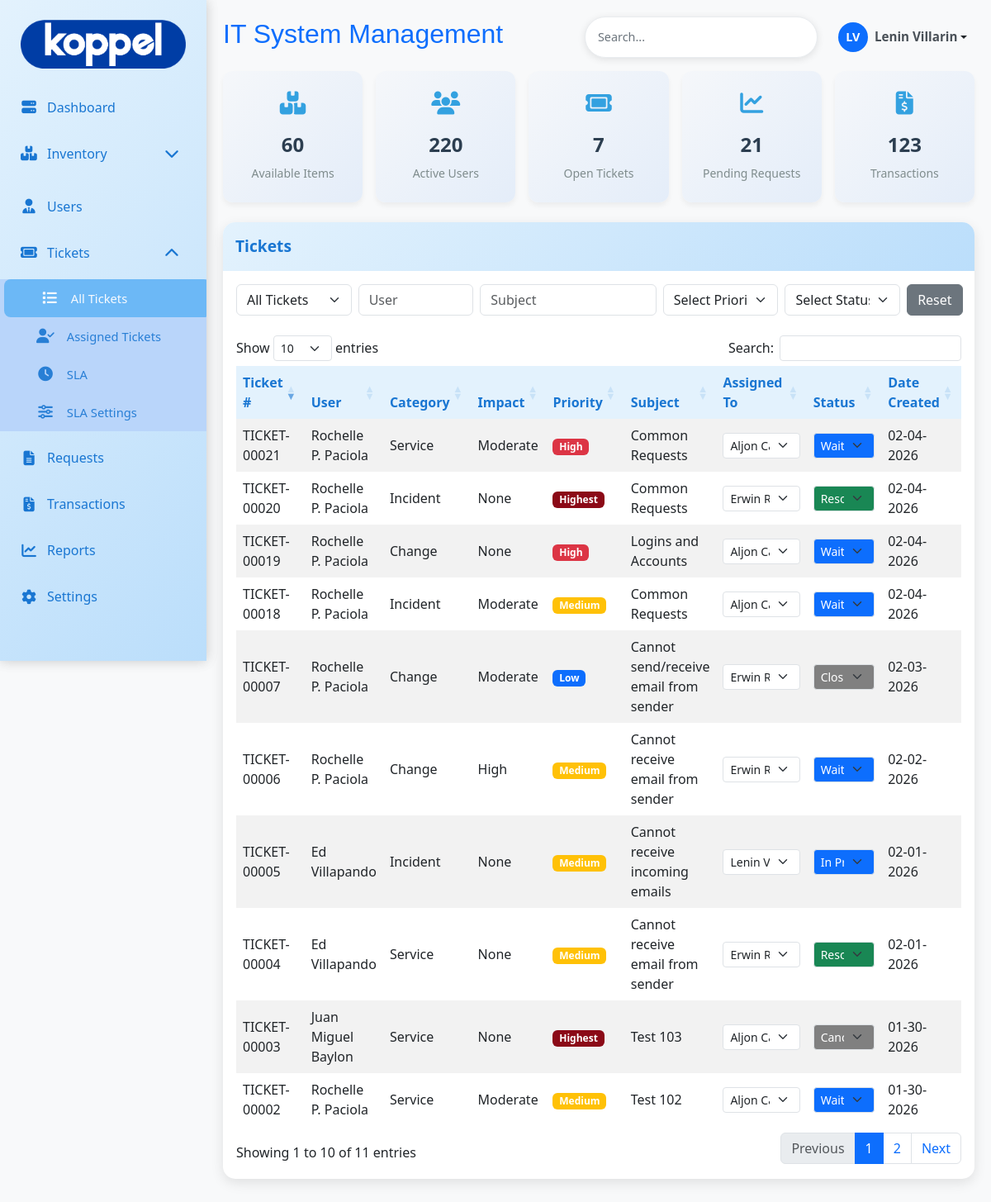
/admin/tickets.php (signed in), run on an earlier commit of the app's database.
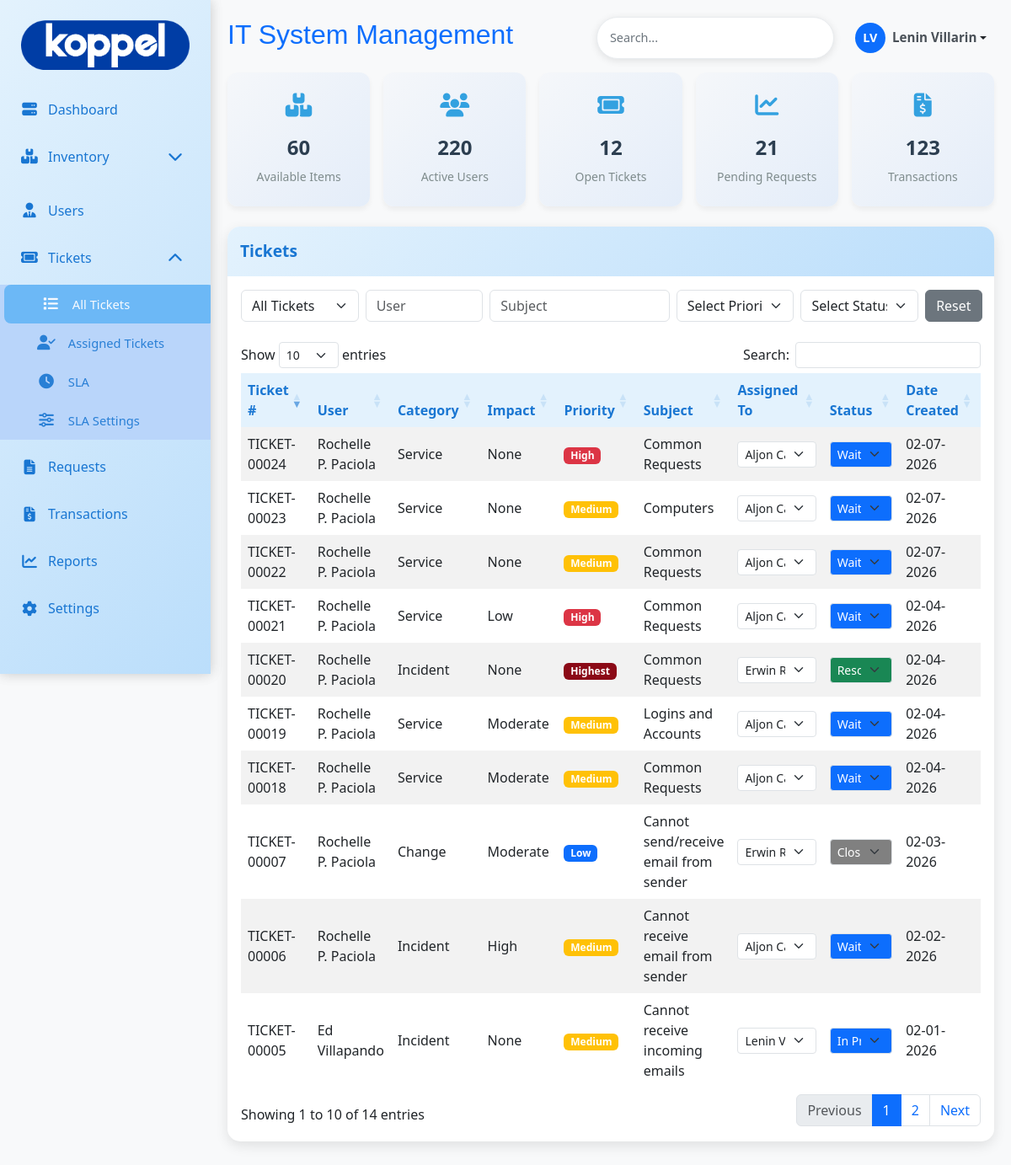
And on a later commit of the database.
### tables this page shows
CREATE TABLE `ticket_tb` (
  `ticket_id` int(11) NOT NULL,
  `ticket_number` varchar(20) DEFAULT NULL,
  `user_id` int(11) DEFAULT NULL,
  `fullname` varchar(100) DEFAULT NULL,
  `email` varchar(100) DEFAULT NULL,
  `company` varchar(100) DEFAULT NULL,
  `department` varchar(100) DEFAULT NULL,
  `priority` varchar(50) NOT NULL,
  `urgency` varchar(50) NOT NULL,
  `impact` varchar(70) NOT NULL,
  `ticket_category` varchar(20) DEFAULT NULL,
  `subject` varchar(255) DEFAULT NULL,
  `subject_details` varchar(200) DEFAULT NULL,
  `issue` text DEFAULT NULL,
  `status` varchar(20) DEFAULT 'open',
  `date_created` timestamp NOT NULL DEFAULT current_timestamp(),
  `assigned_to` int(11) NOT NULL
);

CREATE TABLE `user_tb` (
  `user_id` int(11) NOT NULL,
  `emp_id` varchar(50) NOT NULL,
  `fullname` varchar(150) NOT NULL,
  `position` varchar(100) NOT NULL,
  `email` varchar(150) DEFAULT NULL,
  `department` varchar(100) DEFAULT NULL,
  `company` varchar(50) NOT NULL,
  `area` varchar(150) NOT NULL,
  `user_type` varchar(30) NOT NULL,
  `date_hired` timestamp NOT NULL DEFAULT current_timestamp() ON UPDATE current_timestamp(),
  `date_resigned` varchar(100) DEFAULT NULL,
  `created_at` timestamp NOT NULL DEFAULT current_timestamp(),
  `password` varchar(255) DEFAULT NULL,
  `is_active` tinyint(1) NOT NULL DEFAULT 1
);

### admin/tickets.php (the view, shortened to what the changed rows need)
<?php
include 'db/db.php';
$adminId = $_SESSION['user_id'];
$admins = [];
$adminQuery = "
    SELECT user_id, fullname
    FROM user_tb
    WHERE user_type = 'admin'
    ORDER BY fullname ASC
";
$adminResult = $conn->query($adminQuery);
if ($adminResult && $adminResult->num_rows > 0) {
    while ($row = $adminResult->fetch_assoc()) {
        $admins[] = $row;
    }
}
$sql = "
SELECT
    t.*,
    u.fullname AS user_fullname,
    a.fullname AS assigned_admin
FROM ticket_tb t
LEFT JOIN user_tb u ON t.user_id = u.user_id
LEFT JOIN user_tb a
    ON t.assigned_to = a.user_id
    AND a.user_type = 'admin'
ORDER BY t.ticket_id DESC
";
$result = $conn->query($sql);
?>
<!DOCTYPE html>
<html lang="en">
<head>
<link href="https://cdn.jsdelivr.net/npm/bootstrap@5.3.0/dist/css/bootstrap.min.css" rel="stylesheet">
<link href="https://cdnjs.cloudflare.com/ajax/libs/font-awesome/6.4.0/css/all.min.css" rel="stylesheet">
<link href="asset/css/main.css" rel="stylesheet">
<link href="asset/css/menu.css" rel="stylesheet">
<link href="https://cdn.datatables.net/1.13.6/css/dataTables.bootstrap5.min.css" rel="stylesheet">
</head>
<body>
<div class="main-content" id="mainContent">
<?php include 'header.php'; ?>
<div class="card">
<div class="card-header">
    <span>Tickets</span>
</div>
<div class="card-body table-responsive">
<!-- <div class="d-flex flex-wrap gap-2 mb-3">
    <button class="btn btn-outline-primary status-filter active" data-status="">All</button>
    <button class="btn btn-outline-primary status-filter" data-status="waiting for support">Waiting for Support</button>
    <button class="btn btn-outline-primary status-filter" data-status="waiting for customer">Waiting for Customer</button>
    <button class="btn btn-outline-primary status-filter" data-status="in progress">In Progress</button>
    <button class="btn btn-outline-primary status-filter" data-status="pending">Pending</button>
    <button class="btn btn-outline-primary status-filter" data-status="escalated">Escalated</button>
    <button class="btn btn-outline-primary status-filter" data-status="resolved">Resolved</button>
    <button class="btn btn-outline-primary status-filter" data-status="canceled">Canceled</button>
    <button class="btn btn-outline-primary status-filter" data-status="closed">Closed</button>
</div> -->
<div class="row g-2">
   <div class="col-md-2">
    </div>
    <div class="col-md-2">
    </div>
    <div class="col-md-3">
    </div>
        <div class="col-md-2">
    </div>
    <div class="col-md-2">
    </div>
    <div class="col-md-1 d-grid">
    </div>
</div><br>
<table id="ticketsTable" class="table table-hover table-striped">
<thead>
<tr>
    <th>Ticket #</th>
    <th>User</th>
    <th>Category</th>
    <th>Impact</th>
    <th>Priority</th>
    <th>Subject</th>
    <th style="width: 135px;">Assigned To</th>
    <th style="width: 160px;">Status</th>
    <th>Date Created</th>
</tr>
</thead>
<tbody >
<?php while ($ticket = $result->fetch_assoc()): ?>
<tr
    data-ticket-id="<?= $ticket['ticket_id'] ?>"
    data-status="<?= strtolower($ticket['status']) ?>"
    data-assigned="<?= $ticket['assigned_to'] == $adminId ? 'yes' : 'no' ?>">
    <td><?= htmlspecialchars($ticket['ticket_number']) ?></td>
    <td><?= htmlspecialchars($ticket['user_fullname']) ?></td>
    <td><?= ucfirst($ticket['ticket_category']) ?></td>
    <td><?= ucfirst($ticket['impact']) ?></td>
    <td>
        <span class="badge badge-priority-<?= strtolower($ticket['priority']) ?>">
            <?= ucfirst($ticket['priority']) ?>
        </span>
    </td>
    <td><?= htmlspecialchars($ticket['subject']) ?></td>
<td onclick="event.stopPropagation();" style="width:135px;">
    <select class="form-select form-select-sm assign-admin
            <?= empty($ticket['assigned_to']) ? 'select-unassigned' : '' ?>"
            data-ticket-id="<?= $ticket['ticket_id'] ?>"
            data-current="<?= $ticket['assigned_to'] ?>">
        <?php foreach ($admins as $admin): ?>
            <option value="<?= $admin['user_id'] ?>"
                <?= ($ticket['assigned_to'] == $admin['user_id']) ? 'selected' : '' ?>>
                <?= htmlspecialchars($admin['fullname']) ?>
            </option>
        <?php endforeach; ?>
    </select>
</td>
<?php
$statusFlow = [
    'waiting for support' => ['waiting for support','waiting for customer','in progress','escalated','pending','canceled','resolved'],
    'pending' => ['pending','waiting for support','in progress','canceled','resolved'],
    'waiting for customer' => ['waiting for customer','waiting for support','escalated','canceled','resolved'],
    'in progress' => ['in progress','pending','canceled','resolved'],
    'escalated' => ['escalated','in progress'],
    'canceled' => ['canceled','closed', 'reopened'],
    'resolved' => ['resolved','closed', 'reopened'],
    'reopened' => ['reopened','waiting for support','waiting for customer','in progress','escalated','pending','canceled','resolved'],
    'closed' => ['closed']
];
$currentStatus = strtolower($ticket['status']);
$allowedStatuses = $statusFlow[$currentStatus] ?? [$currentStatus];
?>
<td class="status-cell" onclick="event.stopPropagation();" style="width:150px;">
    <select class="form-select form-select-sm status-select status-<?= str_replace(' ', '-', $currentStatus) ?>"
            data-ticket-id="<?= $ticket['ticket_id'] ?>"
            data-current="<?= $currentStatus ?>">
        <?php foreach ($allowedStatuses as $statusOption): ?>
            <option value="<?= $statusOption ?>" <?= $statusOption == $currentStatus ? 'selected' : '' ?>>
                <?= ucwords($statusOption) ?>
            </option>
        <?php endforeach; ?>
    </select>
</td>
    <td><?= date('m-d-Y', strtotime($ticket['date_created'])) ?></td>
</tr>
<?php endwhile; ?>
</tbody>
</table>
</div>
</div>
</div>
</body>
</html>

### admin/header.php (shortened to what the changed rows need)
<div class="d-flex justify-content-between align-items-center mb-3">
    <h2 class="text-primary" style="font-family:  'Franklin Gothic Medium', 'Arial Narrow', Arial, sans-serif;">IT System Management</h2>
</div>
<?php
include 'db/db.php';
$ticketCount = $conn->query("SELECT COUNT(*) as total FROM ticket_tb WHERE status != 'closed' && status != 'resolved' && status != 'canceled'")->fetch_assoc()['total'];
?>
<div class="row row-cols-1 row-cols-sm-2 row-cols-md-3 row-cols-xl-5 g-3">
    <div class="col">
        <a href="tickets.php" class="stats-card-link">
            <div class="card stats-card h-100">
                <i class="fas fa-ticket"></i>
                <h3><?= number_format($ticketCount) ?></h3>
                <p>Open Tickets</p>
            </div>
        </a>
    </div>
</div><br>
<link rel="stylesheet" href="asset/css/stats_card.css">

What changed in the data, as far as the page shows it:
no longer on this page (row edited): ticket_tb: ticket_number "TICKET-00004", user.fullname "Ed Villapando", ticket_category "Service", impact "None", priority "Medium", subject "Cannot receive email from sender", assigned_to+ticket_id "Erwin R. Gallardo", status+ticket_id "Resolved", date_created "02-01-2026"
no longer on this page (row edited): ticket_tb: ticket_number "TICKET-00003", user.fullname "Juan Miguel Baylon", ticket_category "Service", impact "None", priority "Highest", subject "Test 103", assigned_to+ticket_id "Aljon Cardeno", status+ticket_id "Canceled", date_created "01-30-2026"
no longer on this page (row edited): ticket_tb: ticket_number "TICKET-00002", user.fullname "Rochelle P. Paciola", ticket_category "Service", impact "Moderate", priority "Medium", subject "Test 102", assigned_to+ticket_id "Aljon Cardeno", status+ticket_id "Waiting For Support", date_created "01-30-2026"
added ticket_tb: ticket_number "TICKET-00024", user.fullname "Rochelle P. Paciola", ticket_category "Service", impact "None", priority "High", subject "Common Requests", assigned_to+ticket_id "Aljon Cardeno", status+ticket_id "Waiting For Support", date_created "02-07-2026"
added ticket_tb: ticket_number "TICKET-00023", user.fullname "Rochelle P. Paciola", ticket_category "Service", impact "None", priority "Medium", subject "Computers", assigned_to+ticket_id "Aljon Cardeno", status+ticket_id "Waiting For Support", date_created "02-07-2026"
added ticket_tb: ticket_number "TICKET-00022", user.fullname "Rochelle P. Paciola", ticket_category "Service", impact "None", priority "Medium", subject "Common Requests", assigned_to+ticket_id "Aljon Cardeno", status+ticket_id "Waiting For Support", date_created "02-07-2026"
changed ticket_tb "TICKET-00021": impact "Moderate" → "Low"
changed ticket_tb "TICKET-00019": ticket_category "Change" → "Service"; impact "None" → "Moderate"; priority "High" → "Medium"; status+ticket_id "Waiting For Customer" → "Waiting For Support"
changed ticket_tb "TICKET-00018": ticket_category "Incident" → "Service"; status+ticket_id "Waiting For Support" → "Waiting For Customer"
changed ticket_tb "TICKET-00006": ticket_category "Change" → "Incident"; assigned_to+ticket_id "Erwin R. Gallardo" → "Aljon Cardeno"; status+ticket_id "Waiting For Support" → "Waiting For Customer"
Also different on the page:
$ticketCount: "7" → "12"
text written by a page script: "Show entries Search: Showing 1 to 10 of 11 entries Previous 1 2 Next" → "Show entries Search: Showing 1 to 10 of 14 entries Previous 1 2 Next"
